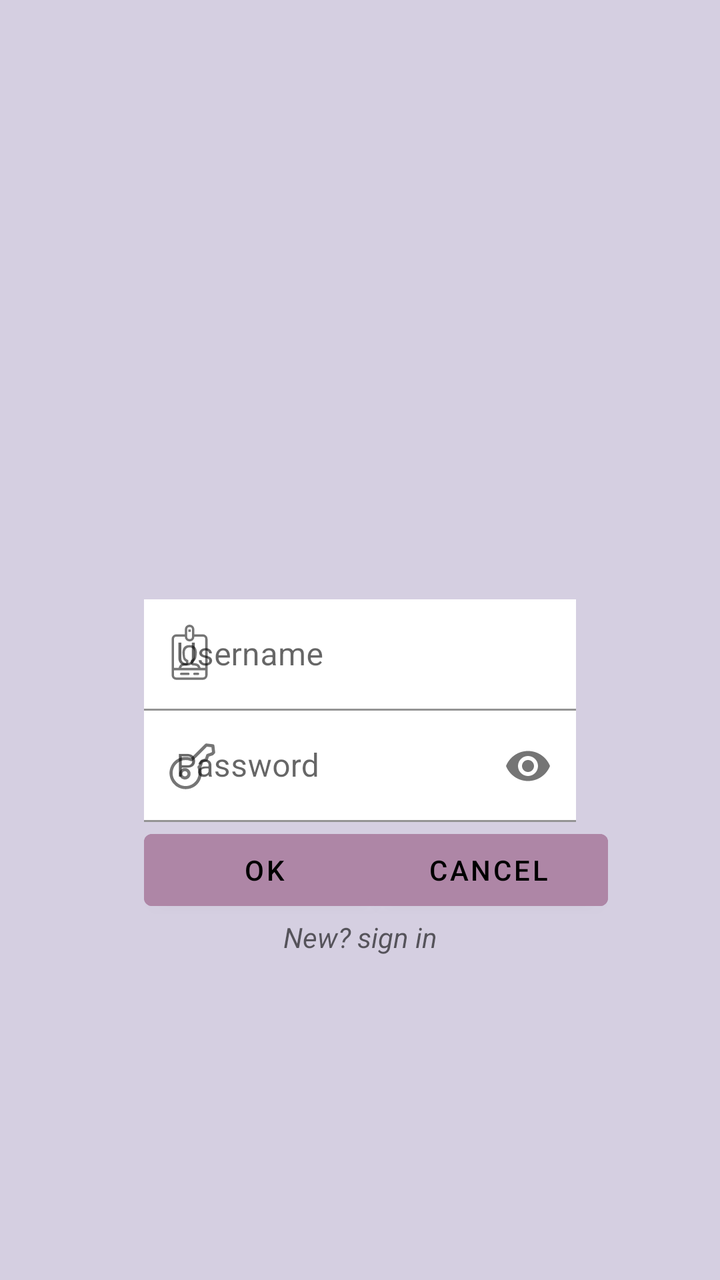
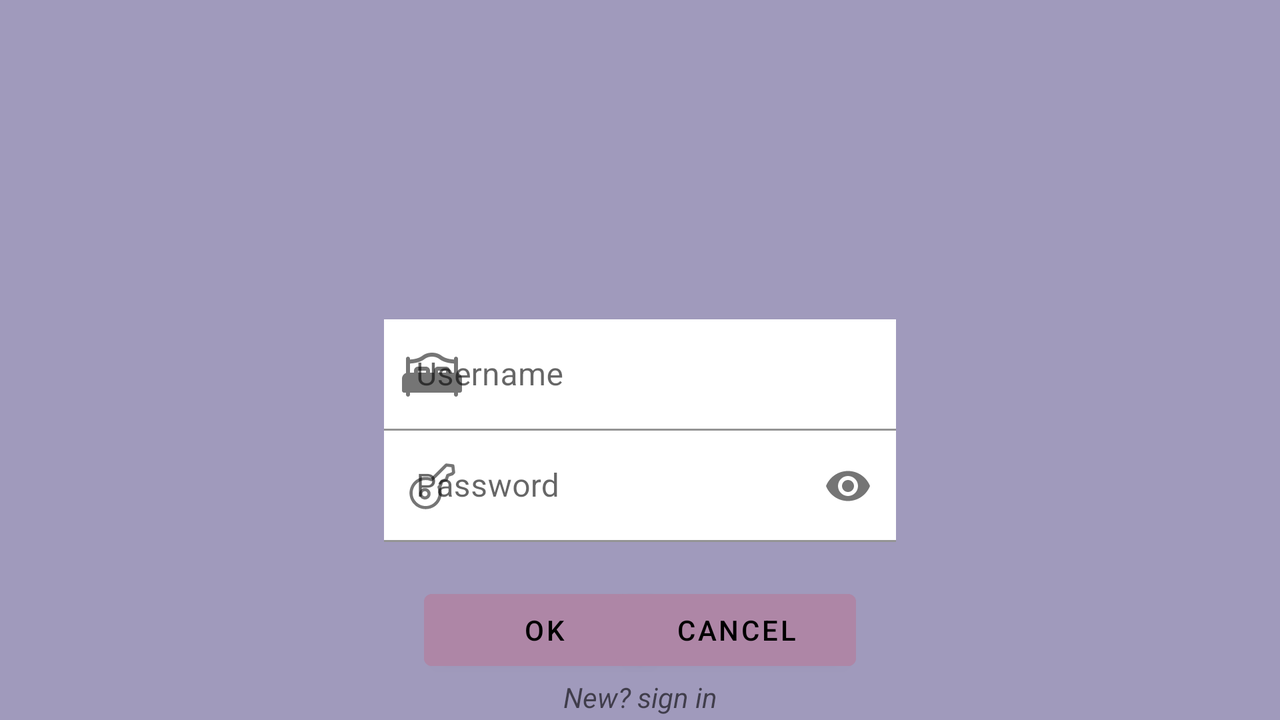

The same Android screen from two of the app's own layout files: first res/layout/ as a phone draws it, then the repository's variant for another configuration, drawn on a device whose configuration selects that folder. Both files follow.
<!-- AndroidManifest.xml: application theme Theme.Fundamentos -->
<!-- res/layout/activity_login.xml -->
<?xml version="1.0" encoding="utf-8"?>
<androidx.constraintlayout.widget.ConstraintLayout xmlns:android="http://schemas.android.com/apk/res/android"
    xmlns:app="http://schemas.android.com/apk/res-auto"
    xmlns:tools="http://schemas.android.com/tools"
    android:layout_width="match_parent"
    android:layout_height="match_parent"
    tools:context=".LoginActivity"
    android:background="@color/grey">



    <com.google.android.material.textfield.TextInputLayout
        android:layout_width="0dp"
        android:layout_height="wrap_content"
        android:id="@+id/tilusername"
        app:layout_constraintBottom_toBottomOf="parent"
        app:layout_constraintEnd_toEndOf="@id/guideRight"
        app:layout_constraintStart_toStartOf="@id/guideLeft"
        app:layout_constraintTop_toTopOf="parent"
        app:startIconDrawable="@drawable/user">
        <EditText
            android:layout_width="match_parent"
            android:layout_height="wrap_content"
            android:hint="Username"
            android:background="@color/white"
            android:layout_marginTop="15dp" />
    </com.google.android.material.textfield.TextInputLayout>

    <com.google.android.material.textfield.TextInputLayout
        android:layout_width="0dp"
        android:layout_height="wrap_content"
        android:id="@+id/email"
        app:layout_constraintBottom_toBottomOf="parent"
        app:layout_constraintEnd_toEndOf="@id/guideRight"
        app:layout_constraintStart_toStartOf="@id/guideLeft"
        app:layout_constraintTop_toBottomOf="@id/tilusername"
        app:layout_constraintBottom_toTopOf="@+id/boton1"
        app:startIconDrawable="@drawable/key"
        app:passwordToggleEnabled="true">
        <EditText
            android:layout_width="match_parent"
            android:layout_height="wrap_content"
            android:hint="Password"
            android:inputType="textPassword"
            android:background="@color/white" />
    </com.google.android.material.textfield.TextInputLayout>

    <Button
        android:id="@+id/boton1"
        android:layout_width="120dp"
        android:layout_height="wrap_content"
        android:text="OK"
        android:backgroundTint="@color/buttonselector"
        android:textColor="@color/black"
        app:layout_constraintTop_toBottomOf="@+id/email"
        app:layout_constraintStart_toStartOf="@id/guideLeft"

        />

    <Button
        android:id="@+id/boton2"
        android:layout_width="120dp"
        android:layout_height="wrap_content"
        android:text="CANCEL"
        android:layout_marginLeft="8dp"
        android:backgroundTint="@color/buttonselector"
        android:textColor="@color/black"
        app:layout_constraintBottom_toBottomOf="@+id/boton1"
        app:layout_constraintStart_toEndOf="@+id/boton1"
        app:layout_constraintTop_toBottomOf="@+id/email"
        app:layout_constraintEnd_toStartOf="@id/guideRight"/>

    <ImageView
        android:layout_width="100dp"
        android:layout_height="100dp"
        android:layout_marginStart="74dp"
        android:layout_marginEnd="83dp"
        android:src="@drawable/iconbutterfly"
        app:layout_constraintBottom_toTopOf="@+id/tilusername"
        app:layout_constraintEnd_toEndOf="@+id/guideRight"
        app:layout_constraintStart_toStartOf="@+id/guideLeft" />

    <TextView
        android:id="@+id/nuevo"
        android:layout_width="wrap_content"
        android:layout_height="wrap_content"
        android:hint="New? sign in"
        android:textStyle="italic"
        app:layout_constraintTop_toBottomOf="@+id/boton1"
        app:layout_constraintStart_toStartOf="@+id/guideLeft"
        app:layout_constraintEnd_toEndOf="@+id/guideRight">

    </TextView>
    <androidx.constraintlayout.widget.Guideline
        android:id="@+id/guideLeft"
        android:layout_width="match_parent"
        android:layout_height="match_parent"
        android:orientation="vertical"
        app:layout_constraintGuide_percent="0.20"/>

    <androidx.constraintlayout.widget.Guideline
        android:id="@+id/guideRight"
        android:layout_width="match_parent"
        android:layout_height="match_parent"
        android:orientation="vertical"
        app:layout_constraintGuide_percent="0.80"/>

</androidx.constraintlayout.widget.ConstraintLayout>
<!-- resources referenced by this layout -->
<resources>
  <color name="black">#FF000000</color>
  <color name="grey">#D5CFE1</color>
  <color name="white">#FFFFFFFF</color>
  <!-- drawable key: vector/xml drawable (drawable, 2229 chars, omitted) -->
  <!-- drawable user (drawable) -->
  <vector xmlns:android="http://schemas.android.com/apk/res/android"
      android:width="30dp"
      android:height="30dp"
      android:viewportWidth="50"
      android:viewportHeight="50">
    <path
        android:fillColor="#FF000000"
        android:pathData="M34,46L12,46a4,4 0,0 1,-4 -4L8,12a4,4 0,0 1,4 -4h7L19,4a4,4 0,0 1,8 0L27,8h7a4,4 0,0 1,4 4L38,42A4,4 0,0 1,34 46ZM25,4a2,2 0,0 0,-4 0v6a2,2 0,0 0,4 0ZM36,12a2,2 0,0 0,-2 -2L27,10a4,4 0,0 1,-8 0L12,10a2,2 0,0 0,-2 2L10,36h3.8a10.841,10.841 0,0 1,1.16 -2.24c0.025,-0.014 0.848,-1.739 5,-1.79 0.006,-0.021 0.01,-1.042 0.022,-1.027a7.286,7.286 0,0 1,-1.051 -0.816,4.187 4.187,0 0,1 -1.452,-2.583 39.458,39.458 0,0 1,-0.488 -4.166c0,-3.171 1.265,-6.381 5.953,-6.381h0.121c4.688,0 5.953,3.21 5.953,6.381a39.458,39.458 0,0 1,-0.488 4.166,4.182 4.182,0 0,1 -1.452,2.583 7.11,7.11 0,0 1,-1.051 0.816c0.013,-0.015 0.018,1.007 0.022,1.027 4.151,0.051 4.974,1.776 5,1.79A10.84,10.84 0,0 1,32.2 36L36,36ZM24.014,30.488v0S24,29.711 24,29.711a11.219,11.219 0,0 0,2.031 -1.378,3.029 3.029,0 0,0 0.741,-1.362 33.627,33.627 0,0 0,0.238 -3.7c0,-2.062 -1.033,-4.28 -4.007,-4.28v0c-2.974,0 -4.007,2.219 -4.007,4.28a34.125,34.125 0,0 0,0.238 3.7,3.029 3.029,0 0,0 0.741,1.362A11.219,11.219 0,0 0,22 29.711s-0.014,0.781 -0.018,0.781v0s0.029,1.146 0.029,1.486a2.186,2.186 0,0 1,-2.223 2.019h0c-2.593,0.114 -3.2,0.976 -3.21,0.984A4.882,4.882 0,0 0,16 36L30,36a4.783,4.783 0,0 0,-0.582 -1.022c-0.006,-0.009 -0.619,-0.87 -3.211,-0.984h0a2.186,2.186 0,0 1,-2.224 -2.019C23.984,31.634 24.014,30.488 24.014,30.488ZM36,38L10,38v4a2,2 0,0 0,2 2L34,44a2,2 0,0 0,2 -2ZM30,42L27,42a1,1 0,0 1,0 -2h3a1,1 0,0 1,0 2ZM22,42L16,42a1,1 0,0 1,0 -2h6a1,1 0,0 1,0 2ZM22,4h2L24,6L22,6Z"
        android:fillType="evenOdd"/>
  </vector>
  <style name="Theme.Fundamentos" parent="Theme.MaterialComponents.DayNight.DarkActionBar">
          
          <item name="colorPrimary">@color/pink</item>
          <item name="colorPrimaryVariant">@color/purple_700</item>
          <item name="colorOnPrimary">@color/white</item>
          
          <item name="colorSecondary">@color/teal_200</item>
          <item name="colorSecondaryVariant">@color/teal_700</item>
          <item name="colorOnSecondary">@color/black</item>
          
          <item name="android:statusBarColor">?attr/colorPrimaryVariant</item>
          
      </style>
  <color name="pink">#AE86A6</color>
  <color name="purple_700">#FF3700B3</color>
  <color name="teal_200">#FF03DAC5</color>
  <color name="teal_700">#FF018786</color>
</resources>
<!-- res/layout-land/activity_login.xml (the repository's variant of the layout above) -->
<!-- drawn on the phone turned sideways -->
<?xml version="1.0" encoding="utf-8"?>
<androidx.constraintlayout.widget.ConstraintLayout xmlns:android="http://schemas.android.com/apk/res/android"
    xmlns:app="http://schemas.android.com/apk/res-auto"
    xmlns:tools="http://schemas.android.com/tools"
    android:layout_width="match_parent"
    android:layout_height="match_parent"
    android:background="@color/blue">
    <ImageView
        android:id="@+id/girl"
        android:layout_width="match_parent"
        android:layout_height="match_parent"
        android:scaleType="fitStart"
        >

    </ImageView>


    <com.google.android.material.textfield.TextInputLayout
        android:layout_width="0dp"
        android:layout_height="wrap_content"
        android:id="@+id/tilusername"
        app:layout_constraintBottom_toBottomOf="parent"
        app:layout_constraintEnd_toEndOf="@id/guideRight"
        app:layout_constraintStart_toStartOf="@id/guideLeft"
        app:layout_constraintTop_toTopOf="parent"
        app:startIconDrawable="@drawable/bed_icon">
        <EditText
            android:layout_width="match_parent"
            android:layout_height="wrap_content"
            android:hint="Username"
            android:background="@color/white"
            android:layout_marginTop="15dp" />
    </com.google.android.material.textfield.TextInputLayout>

    <com.google.android.material.textfield.TextInputLayout
        android:layout_width="0dp"
        android:layout_height="wrap_content"
        android:id="@+id/password"
        app:layout_constraintBottom_toBottomOf="parent"
        app:layout_constraintEnd_toEndOf="@id/guideRight"
        app:layout_constraintStart_toStartOf="@id/guideLeft"
        app:layout_constraintTop_toBottomOf="@id/tilusername"
        app:layout_constraintBottom_toTopOf="@+id/boton1"
        app:startIconDrawable="@drawable/key"
        app:passwordToggleEnabled="true">
        <EditText
            android:layout_width="match_parent"
            android:layout_height="wrap_content"
            android:hint="Password"
            android:inputType="textPassword"
            android:background="@color/white" />
    </com.google.android.material.textfield.TextInputLayout>

    <Button
        android:id="@+id/boton1"
        android:layout_width="120dp"
        android:layout_height="wrap_content"
        android:text="OK"
        android:backgroundTint="@color/buttonselector"
        android:textColor="@color/black"
        app:layout_constraintTop_toBottomOf="@+id/password"
        app:layout_constraintStart_toStartOf="@id/guideLeft"
        android:layout_margin="20dp"

        />

    <Button
        android:id="@+id/boton2"
        android:layout_width="120dp"
        android:layout_height="wrap_content"
        android:text="CANCEL"
        android:layout_marginLeft="8dp"
        android:layout_margin="20dp"
        android:backgroundTint="@color/buttonselector"
        android:textColor="@color/black"
        app:layout_constraintEnd_toStartOf="@id/guideRight"
        app:layout_constraintTop_toBottomOf="@+id/password" />

    <ImageView
        android:id="@+id/icon"
        android:layout_width="100dp"
        android:layout_height="100dp"
        android:layout_marginStart="74dp"
        android:layout_marginEnd="83dp"
        app:srcCompat="@drawable/iconbutterfly"
        app:layout_constraintBottom_toTopOf="@+id/tilusername"
        app:layout_constraintEnd_toEndOf="@+id/guideRight"
        app:layout_constraintStart_toStartOf="@+id/guideLeft" />

    <TextView
        android:id="@+id/nuevo"
        android:layout_width="wrap_content"
        android:layout_height="wrap_content"
        android:hint="New? sign in"
        android:textStyle="italic"
        app:layout_constraintTop_toBottomOf="@+id/boton1"
        app:layout_constraintStart_toStartOf="@+id/guideLeft"
        app:layout_constraintEnd_toEndOf="@+id/guideRight">

    </TextView>
    <androidx.constraintlayout.widget.Guideline
        android:id="@+id/guideLeft"
        android:layout_width="match_parent"
        android:layout_height="match_parent"
        android:orientation="vertical"
        app:layout_constraintGuide_percent="0.30"/>

    <androidx.constraintlayout.widget.Guideline
        android:id="@+id/guideRight"
        android:layout_width="match_parent"
        android:layout_height="match_parent"
        android:orientation="vertical"
        app:layout_constraintGuide_percent="0.70"/>

</androidx.constraintlayout.widget.ConstraintLayout>
<!-- resources referenced by the variant -->
<!-- as the phone turned sideways resolves them -->
<resources>
  <color name="black">#FF000000</color>
  <color name="blue">#A09ABC</color>
  <color name="white">#FFFFFFFF</color>
  <!-- drawable bed_icon (drawable) -->
  <vector xmlns:android="http://schemas.android.com/apk/res/android"
      android:width="32dp"
      android:height="32dp"
      android:viewportWidth="32"
      android:viewportHeight="32">
    <path
        android:pathData="M4,16H28c1.104,0 2,0.896 2,2v6H2v-6c0,-1.104 0.896,-2 2,-2Z"
        android:fillColor="#cfb1fc"/>
    <path
        android:pathData="M29,15.184v-7.184c0,-0.552 -0.448,-1 -1,-1s-1,0.448 -1,1v0.408c-1.461,-0.059 -4.306,-0.377 -6.25,-1.905 -2.012,-1.582 -4.673,-1.506 -4.715,-1.505 -0.115,-0.002 -2.772,-0.077 -4.785,1.505 -1.944,1.528 -4.789,1.848 -6.25,1.906v-0.409c0,-0.552 -0.448,-1 -1,-1s-1,0.448 -1,1v7.184c-1.161,0.414 -2,1.514 -2,2.816v6c0,0.552 0.448,1 1,1h1v1c0,0.552 0.448,1 1,1s1,-0.448 1,-1v-1L27,25v1c0,0.552 0.448,1 1,1s1,-0.448 1,-1v-1h1c0.552,0 1,-0.448 1,-1v-6c0,-1.302 -0.839,-2.402 -2,-2.816ZM12.486,8.075c1.427,-1.122 3.459,-1.08 3.545,-1.078 0.016,-0.002 2.054,-0.044 3.482,1.078 2.431,1.91 5.796,2.28 7.486,2.338v4.588h-2v-1c0,-1.103 -0.897,-2 -2,-2h-4c-1.103,0 -2,0.897 -2,2v1h-2v-1c0,-1.103 -0.897,-2 -2,-2h-4c-1.103,0 -2,0.897 -2,2v1h-2v-4.588c1.691,-0.058 5.056,-0.426 7.486,-2.337ZM23,15h-4v-1h4v1ZM13,15h-4v-1h4v1ZM29,23L3,23v-5c0,-0.551 0.449,-1 1,-1L28,17c0.551,0 1,0.449 1,1v5Z"
        android:fillColor="#96c"/>
  </vector>
  <!-- drawable key: vector/xml drawable (drawable, 2229 chars, omitted) -->
  <style name="Theme.Fundamentos" parent="Theme.MaterialComponents.DayNight.DarkActionBar">
          
          <item name="colorPrimary">@color/pink</item>
          <item name="colorPrimaryVariant">@color/purple_700</item>
          <item name="colorOnPrimary">@color/white</item>
          
          <item name="colorSecondary">@color/teal_200</item>
          <item name="colorSecondaryVariant">@color/teal_700</item>
          <item name="colorOnSecondary">@color/black</item>
          
          <item name="android:statusBarColor">?attr/colorPrimaryVariant</item>
          
      </style>
  <color name="pink">#AE86A6</color>
  <color name="purple_700">#FF3700B3</color>
  <color name="teal_200">#FF03DAC5</color>
  <color name="teal_700">#FF018786</color>
</resources>
